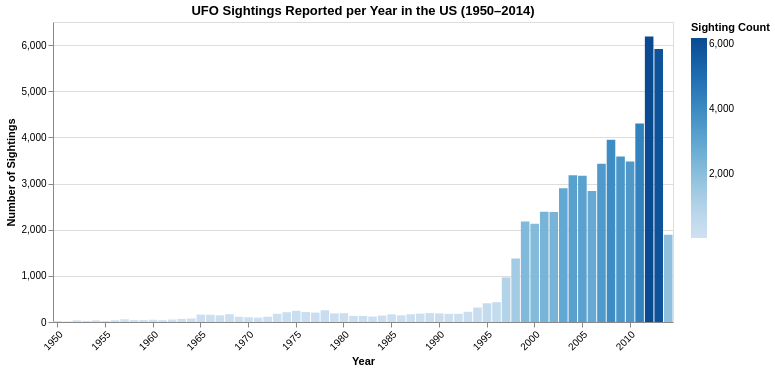

Source (notebook cell):
### Markdown cell above
## Plot 2 — Bar Chart: Sightings per Year (1950–2014)

### Code cell
#: :generated:
#: :model: Claude Sonnet 4.6
#: :prompt: Using the cleaned UFO dataframe, aggregate sightings by year for 1950-2014 and create an Altair bar chart. Encode year as ordinal on x, count as quantitative on y, and also encode count with a sequential blues color scheme to show magnitude. Label x-axis every 5 years at a -45 degree angle. Include tooltips.
#: :response:
# Aggregate by year
df_year = (
    df[(df['year'] >= 1950) & (df['year'] <= 2014)]
    .groupby('year')
    .size()
    .reset_index(name='count')
)

chart2 = (
    alt.Chart(df_year)
    .mark_bar()
    .encode(
        x=alt.X('year:O',
                title='Year',
                axis=alt.Axis(
                    labelAngle=-45,
                    values=list(range(1950, 2015, 5))
                )),
        y=alt.Y('count:Q', title='Number of Sightings'),
        color=alt.Color(
            'count:Q',
            scale=alt.Scale(scheme='blues'),
            legend=alt.Legend(title='Sighting Count')
        ),
        tooltip=[
            alt.Tooltip('year:O',  title='Year'),
            alt.Tooltip('count:Q', title='Sightings')
        ]
    )
    .properties(
        width=620,
        height=300,
        title='UFO Sightings Reported per Year in the US (1950–2014)'
    )
)

chart2
#: :end:

### Figure 1 — Vega-Lite specification as saved in the notebook (floating-point values rounded to 4 significant figures)
{"config": {"view": {"continuousWidth": 300, "continuousHeight": 300}}, "data": {"name": "data-cc70504cee9b9cf5f765bb901e3f1f25"}, "mark": {"type": "bar"}, "encoding": {"color": {"field": "count", "legend": {"title": "Sighting Count"}, "scale": {"scheme": "blues"}, "type": "quantitative"}, "tooltip": [{"field": "year", "title": "Year", "type": "ordinal"}, {"field": "count", "title": "Sightings", "type": "quantitative"}], "x": {"axis": {"labelAngle": -45, "values": [1950, 1955, 1960, 1965, 1970, 1975, 1980, 1985, 1990, 1995, 2000, 2005, 2010]}, "field": "year", "title": "Year", "type": "ordinal"}, "y": {"field": "count", "title": "Number of Sightings", "type": "quantitative"}}, "height": 300, "title": "UFO Sightings Reported per Year in the US (1950–2014)", "width": 620, "$schema": "https://vega.github.io/schema/vega-lite/v6.1.0.json", "datasets": {"data-cc70504cee9b9cf5f765bb901e3f1f25": [{"year": 1950, "count": 21}, {"year": 1951, "count": 12}, {"year": 1952, "count": 36}, {"year": 1953, "count": 24}, {"year": 1954, "count": 36}, {"year": 1955, "count": 23}, {"year": 1956, "count": 39}, {"year": 1957, "count": 59}, {"year": 1958, "count": 42}, {"year": 1959, "count": 43}, {"year": 1960, "count": 49}, {"year": 1961, "count": 40}, {"year": 1962, "count": 54}, {"year": 1963, "count": 68}, {"year": 1964, "count": 76}, {"year": 1965, "count": 160}, {"year": 1966, "count": 157}, {"year": 1967, "count": 145}, {"year": 1968, "count": 170}, {"year": 1969, "count": 114}, {"year": 1970, "count": 104}, {"year": 1971, "count": 95}, {"year": 1972, "count": 115}, {"year": 1973, "count": 177}, {"year": 1974, "count": 212}, {"year": 1975, "count": 243}, {"year": 1976, "count": 216}, {"year": 1977, "count": 203}, {"year": 1978, "count": 254}, {"year": 1979, "count": 186}, {"year": 1980, "count": 191}, {"year": 1981, "count": 132}, {"year": 1982, "count": 132}, {"year": 1983, "count": 118}, {"year": 1984, "count": 140}, {"year": 1985, "count": 166}, {"year": 1986, "count": 144}, {"year": 1987, "count": 168}, {"year": 1988, "count": 181}, {"year": 1989, "count": 193}, {"year": 1990, "count": 186}, {"year": 1991, "count": 176}, {"year": 1992, "count": 179}, {"year": 1993, "count": 221}, {"year": 1994, "count": 313}, {"year": 1995, "count": 406}, {"year": 1996, "count": 429}, {"year": 1997, "count": 966}, {"year": 1998, "count": 1375}, {"year": 1999, "count": 2175}, {"year": 2000, "count": 2129}, {"year": 2001, "count": 2387}, {"year": 2002, "count": 2381}, {"year": 2003, "count": 2899}, {"year": 2004, "count": 3182}, {"year": 2005, "count": 3167}, {"year": 2006, "count": 2839}, {"year": 2007, "count": 3429}, {"year": 2008, "count": 3949}, {"year": 2009, "count": 3586}, {"year": 2010, "count": 3477}, {"year": 2011, "count": 4303}, {"year": 2012, "count": 6185}, {"year": 2013, "count": 5913}, {"year": 2014, "count": 1893}]}}
